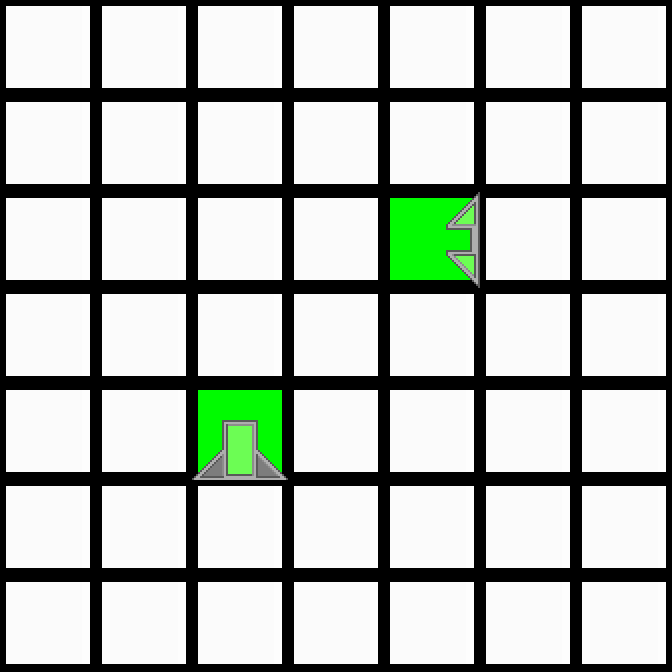

Tiled map render using the project's own tile images. Description and the whole map definition, tile-layer contents included, below:
An orthogonal 7x7 tile map with 96x96 px tiles, 2 tile layers (Colors, Tiles).

<map version="1.0" orientation="orthogonal" renderorder="right-down" width="7" height="7" tilewidth="96" tileheight="96">
 <properties>
  <property name="availableTiles" value="1, 2" />
 </properties>
 <tileset firstgid="1" source="../tiles.tsx" />
 <layer name="Colors" width="7" height="7">
  <data encoding="csv">
87,87,87,87,87,87,87,
87,87,87,87,87,87,87,
87,87,87,87,82,87,87,
87,87,87,87,87,87,87,
87,87,82,87,87,87,87,
87,87,87,87,87,87,87,
87,87,87,87,87,87,87
</data>
 </layer>
 <layer name="Tiles" width="7" height="7">
  <data encoding="csv">
1,1,1,1,1,1,1,
1,1,1,1,1,1,1,
1,1,1,1,12,1,1,
1,1,1,1,1,1,1,
1,1,5,1,1,1,1,
1,1,1,1,1,1,1,
1,1,1,1,1,1,1
</data>
 </layer>
</map>
